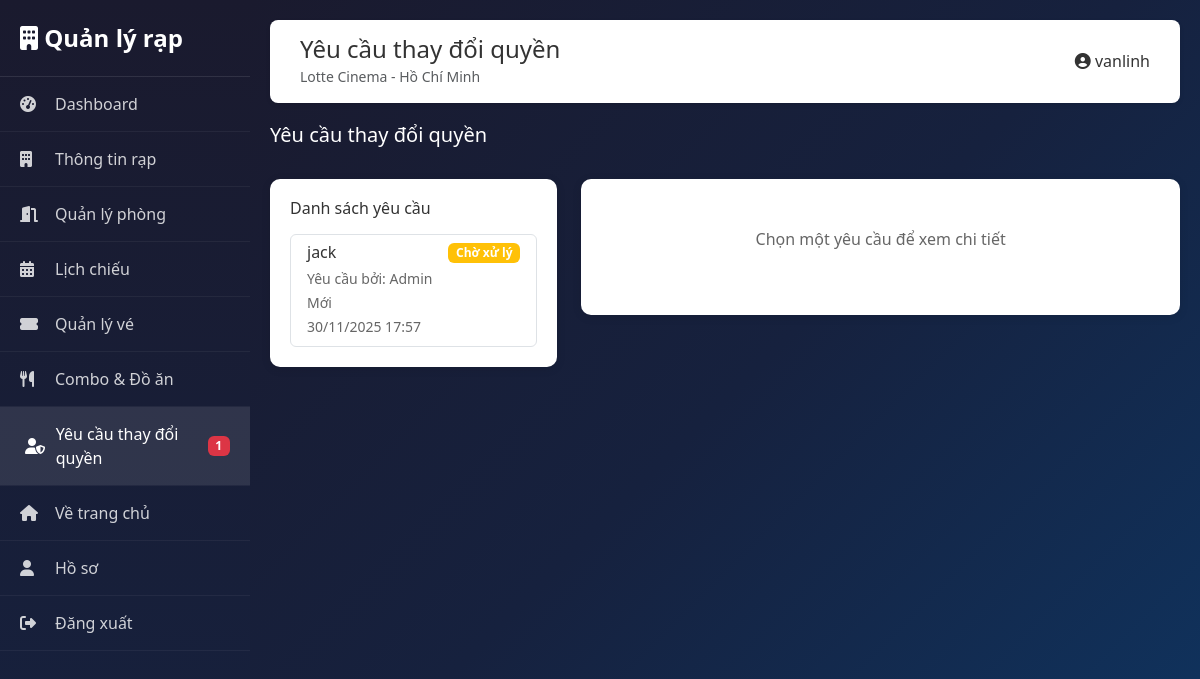
The app's page /?route=moderator/permissionRequests (signed in) with its own data.
### tables this page shows
CREATE TABLE `theaters` (
  `id` int(11) NOT NULL,
  `name` varchar(150) NOT NULL,
  `location` varchar(255) DEFAULT NULL,
  `phone` varchar(20) DEFAULT NULL,
  `created_at` timestamp NOT NULL DEFAULT current_timestamp(),
  `total_screens` int(11) DEFAULT 1,
  `address` text DEFAULT NULL,
  `is_active` tinyint(1) DEFAULT 1
);

CREATE TABLE `users` (
  `id` int(11) NOT NULL,
  `name` varchar(100) NOT NULL,
  `email` varchar(120) NOT NULL,
  `password` varchar(255) NOT NULL,
  `avatar` varchar(255) DEFAULT NULL,
  `birthdate` date DEFAULT NULL,
  `rank` enum('Bronze','Silver','Gold','Platinum') DEFAULT 'Bronze',
  `points` int(11) DEFAULT 0,
  `subscription_id` int(11) DEFAULT NULL,
  `status` enum('active','inactive','banned') DEFAULT 'active',
  `email_verified` tinyint(1) DEFAULT 0,
  `created_at` timestamp NOT NULL DEFAULT current_timestamp(),
  `updated_at` timestamp NOT NULL DEFAULT current_timestamp() ON UPDATE current_timestamp(),
  `role` enum('user','admin','moderator','manager') DEFAULT 'user',
  `theater_id` int(11) DEFAULT NULL,
  `is_active` tinyint(1) DEFAULT 1,
  `last_login` datetime DEFAULT NULL
);

CREATE TABLE `moderator_permission_requests` (
  `id` int(11) NOT NULL,
  `theater_id` int(11) NOT NULL,
  `moderator_id` int(11) DEFAULT NULL,
  `requested_by` int(11) NOT NULL,
  `target_user_id` int(11) NOT NULL,
  `action` varchar(50) NOT NULL,
  `old_data` text DEFAULT NULL,
  `new_data` text DEFAULT NULL,
  `status` varchar(20) DEFAULT 'pending',
  `created_at` timestamp NOT NULL DEFAULT current_timestamp(),
  `responded_at` timestamp NULL DEFAULT NULL
);

### modules/admin/views/moderator/permission_requests.php (the view, shortened to what the rows shown need)
<?php if (empty($requests)): ?>
    <div class="stat-card text-center py-5">
        <i class="fas fa-inbox" style="font-size: 3rem; color: rgba(255, 255, 255, 0.3); margin-bottom: 1rem;"></i>
        <p class="text-muted">Chưa có yêu cầu nào</p>
    </div>
<?php else: ?>
    <div class="row">
        <div class="col-md-4">
            <div class="stat-card">
                <div class="list-group">
                    <?php foreach ($requests as $req): ?>
                        <a href="?route=moderator/permissionRequests&id=<?php echo $req['id']; ?>"
                           class="list-group-item list-group-item-action <?php echo ($selectedRequest && $selectedRequest['id'] == $req['id']) ? 'active' : ''; ?>">
                            <div class="d-flex justify-content-between align-items-start">
                                <div>
                                    <h6 class="mb-1"><?php echo htmlspecialchars($req['target_user_name']); ?></h6>
                                    <small class="text-muted">
                                        Yêu cầu bởi: <?php echo htmlspecialchars($req['requested_by_name']); ?>
                                    </small>
                                    <br>
                                    <small class="text-muted">
                                        <?php echo date('d/m/Y H:i', strtotime($req['created_at'])); ?>
                                    </small>
                                </div>
                                <span class="badge bg-warning">Chờ xử lý</span>
                            </div>
                        </a>
                    <?php endforeach; ?>
                </div>
            </div>
        </div>
    </div>
<?php endif; ?>

### modules/admin/views/moderator/layout.php (shortened to what the rows shown need)
<!DOCTYPE html>
<html lang="vi">
<head>
    <link href="https://cdn.jsdelivr.net/npm/bootstrap@5.3.0/dist/css/bootstrap.min.css" rel="stylesheet">
    <link rel="stylesheet" href="https://cdnjs.cloudflare.com/ajax/libs/font-awesome/6.4.0/css/all.min.css">
    <?php
    $baseUrl = UrlHelper::getBaseUrl();
    ?>
    <link rel="stylesheet" href="<?php echo htmlspecialchars($baseUrl); ?>/style.css?v=<?php echo time(); ?>">
    <link rel="stylesheet" href="<?php echo htmlspecialchars($baseUrl); ?>/modules/admin/views/admin-style.css?v=<?php echo time(); ?>">
</head>
<body>
    <div class="moderator-main">
        <div class="moderator-header">
            <div class="d-flex justify-content-between align-items-center">
                <div>
                    <h4 class="mb-0"><?php echo $title ?? 'Quản lý rạp'; ?></h4>
                    <?php if (isset($theater)): ?>
                        <small class="text-muted"><?php echo htmlspecialchars($theater['name']); ?> - <?php echo htmlspecialchars($theater['location'] ?? ''); ?></small>
                    <?php endif; ?>
                </div>
                <div class="d-flex align-items-center gap-3">
                    <span><i class="fas fa-user-circle"></i> <?php echo htmlspecialchars($user['name'] ?? 'Moderator'); ?></span>
                </div>
            </div>
        </div>
        <?php echo $content; ?>
    </div>
</body>
</html>

### records on screen
theaters: name "Lotte Cinema", location "Hồ Chí Minh"
users: name "vanlinh"
moderator_permission_requests: users.name "jack", requested_by.name "Admin Mới", created_at "30/11/2025 17:57"

### other values on screen
$pendingCount "1"
$title "Yêu cầu thay đổi quyền"
